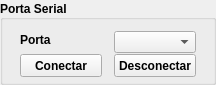
        <widget class="QGroupBox" name="groupBox_9">
         <property name="minimumSize">
          <size>
           <width>216</width>
           <height>85</height>
          </size>
         </property>
         <property name="maximumSize">
          <size>
           <width>216</width>
           <height>85</height>
          </size>
         </property>
         <property name="font">
          <font>
           <weight>75</weight>
           <bold>true</bold>
          </font>
         </property>
         <property name="title">
          <string>Porta Serial</string>
         </property>
         <property name="alignment">
          <set>Qt::AlignLeading|Qt::AlignLeft|Qt::AlignVCenter</set>
         </property>
         <layout class="QGridLayout" name="gridLayout_18">
          <item row="0" column="0">
           <widget class="QLabel" name="label_42">
            <property name="minimumSize">
             <size>
              <width>47</width>
              <height>13</height>
             </size>
            </property>
            <property name="maximumSize">
             <size>
              <width>47</width>
              <height>13</height>
             </size>
            </property>
            <property name="text">
             <string>Porta</string>
            </property>
           </widget>
          </item>
          <item row="0" column="1">
           <widget class="QComboBox" name="cb_comport_fbp">
            <property name="minimumSize">
             <size>
              <width>82</width>
              <height>22</height>
             </size>
            </property>
            <property name="maximumSize">
             <size>
              <width>82</width>
              <height>22</height>
             </size>
            </property>
           </widget>
          </item>
          <item row="1" column="0">
           <widget class="QPushButton" name="pb_serial_connect_fbp">
            <property name="minimumSize">
             <size>
              <width>82</width>
              <height>23</height>
             </size>
            </property>
            <property name="maximumSize">
             <size>
              <width>82</width>
              <height>23</height>
             </size>
            </property>
            <property name="text">
             <string>Conectar</string>
            </property>
           </widget>
          </item>
          <item row="1" column="1">
           <widget class="QPushButton" name="pb_serial_disconnect_fbp">
            <property name="minimumSize">
             <size>
              <width>82</width>
              <height>23</height>
             </size>
            </property>
            <property name="maximumSize">
             <size>
              <width>82</width>
              <height>23</height>
             </size>
            </property>
            <property name="text">
             <string>Desconectar</string>
            </property>
           </widget>
          </item>
         </layout>
        </widget>
